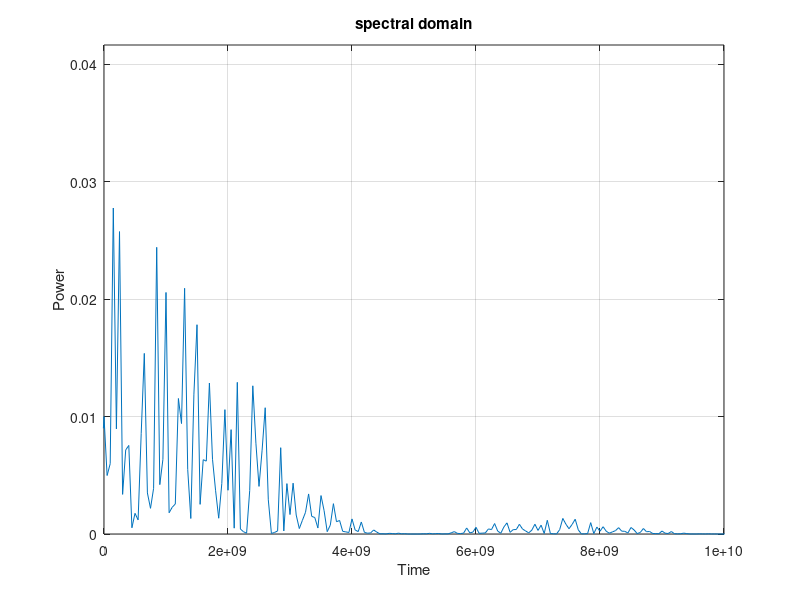
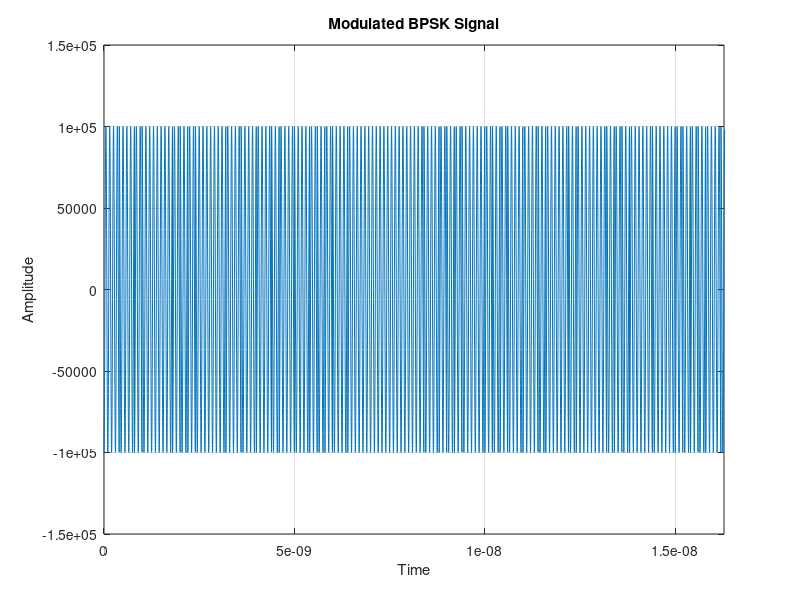

MATLAB code to generate these figures, in order: (Note: this script raises an error after producing the figures.)
close all;
fc = 10e9;
bit_rate=0.5*10e9;
Tb=1/bit_rate;
bits = randi([0, 1], 1, 100);
n = 100*fc;
T = length(bits)/bit_rate;
N = n * (length(bits)/bit_rate);
dt = T/N;
t = 0:dt:(T - dt);
sig = zeros(1, length(t));
for i = 1:length(bits)
    if bits(i) == 1
        sig(((i - 1) * n)/bit_rate + 1:(i * n)/bit_rate) = 1;
    else
        sig(((i - 1) * n)/bit_rate + 1:(i * n)/bit_rate) = -1;
    end
end

# Spectral Domain
df = 1/T;
fs = 1/ dt;
N = length(t);
if (rem(N,2)==0)
f=- (0.5 * fs) : df : (0.5*fs - df) ;
else
f=- (0.5*fs-0.5*df) : df : (0.5*fs -0.5*df) ;
end

signalFreq = abs(fftshift(fft(sig))/N);
power_signal = signalFreq.^2;
figure(2);
plot(f, power_signal);
axis([0, fs/100, 0, 1.5 * max(power_signal)]);
xlabel('Time');
ylabel('Power');
title('spectral domain');
grid on;

#BPSK Signal

mod_signal = sqrt(2 / Tb) * sig.* cos(2 * pi * fc * t);

figure(3);
plot(t, mod_signal), axis([0, T/10, -1.5*max(mod_signal), 1.5*max(mod_signal)]);
xlabel('Time');
ylabel('Amplitude');
title('Modulated BPSK Signal');
grid on;

# Spectrum domain
figure(4);
plot(f, (spectrum.^2));
xlabel('Frequency');
ylabel('Magnitude');
title(' Spectrum domain of the Modulated BPSK Signal');
grid on;

# Reciever
Carrier=cos(2 * pi * fc * t);
k = sqrt(2 / Tb) * mod_signal.* Carrier;
M=fftshift(fft (k)) / N;
H=abs(f)<bit_rate;
rec= real(ifft(ifftshift(H.*M))*N);


%decision code
for i=1:length(bits);
  if  rec(((i-1)*n+i*n)/(2*bit_rate))>=0;
    rec(((i - 1) * n)/bit_rate + 1:(i * n)/bit_rate) = 1;
   else
      rec(((i - 1) * n)/bit_rate + 1:(i * n)/bit_rate) = -1;
  end
end


%compare 1
error_bits_1=0;
 for i=1:length(bits);
  if  rec(((i-1)*n+i*n)/(2*bit_rate))!=sig(((i-1)*n+i*n)/(2*bit_rate));
    error_bits_1++;
  end
end
BER1=error_bits_1/length(bits);
disp(BER1);
